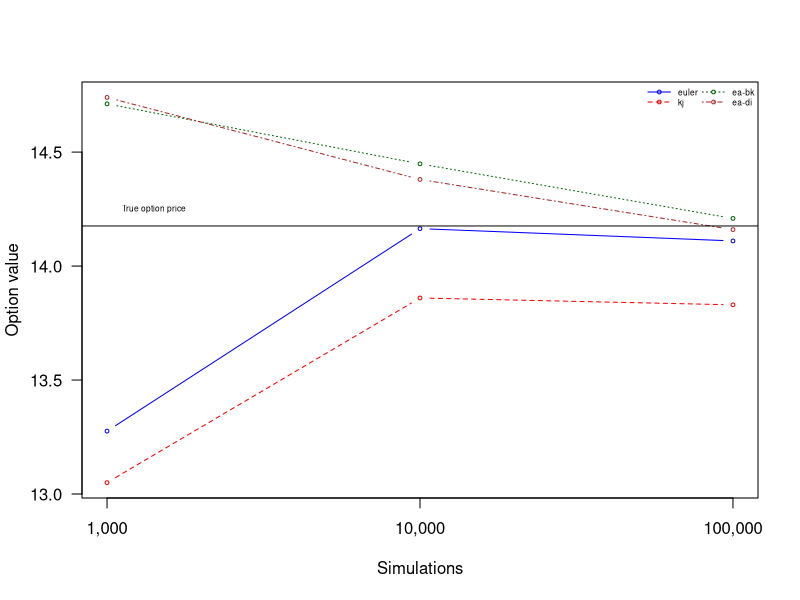

Reproduce this figure in R.
cfhest = c(14.176)
euler = c(13.2758, 14.16424, 14.11025)
kj = c(13.05, 13.86, 13.83)
ea_bk = c(14.71165, 14.44851,14.20904)
ea_mod = c(14.74, 14.38, 14.16)
options("scipen"=100, "digits"=4, xtable.comment = FALSE)
result1 <- data.frame("Simulations" = c("1,000", "10,000", "100,000"),
                      "Euler" = euler, "Kahl" = kj, "EA_BK" = ea_bk, 
                      "EA_mod" = ea_mod, row.names = NULL)



plot(result1[,2], lty = 1, pch = 1, type='b', axes=F, xlab = 'Simulations', 
     ylab = 'Option value', col='blue', cex=0.5, ylim = c(min(result1[,2:5]), 
                                              max(result1[,2:5])))
lines(result1[,3], lty = 2, pch = 1, type='b', col='red', cex = 0.5)
lines(result1[,4], lty = 3, pch = 1, type='b', col='darkgreen', cex = 0.5)
lines(result1[,5], lty = 4, pch = 1, type='b', col='brown', cex = 0.5)
abline(h=cfhest)


axis(side = 1, at = c(1,2,3), labels = result1[,1])
axis(side = 2, las=1)
box()
leg.txt = c("euler", "kj", "ea-bk", "ea-di")
legend("topright", leg.txt,col=c("blue", "red", "darkgreen", "brown"),
       lwd=c(1,1,1,1),lty=c(1,2,3,4), pch = c(1,1,1,1), seg.len=c(3,3,3,3),
       bty="n", cex = 0.5, ncol = 2)
text(x = 1.15, y = 14.25, "True option price", cex=0.5)
